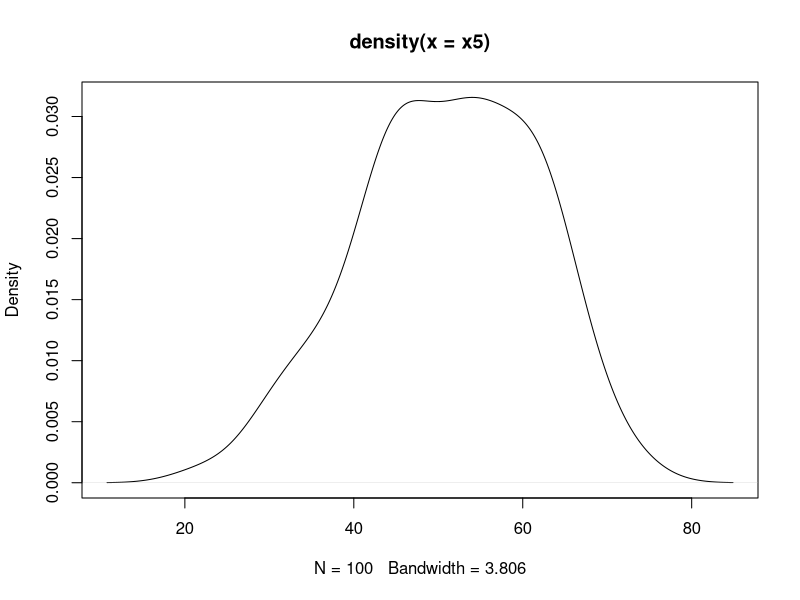

This chart was generated by the following R code:
#Data Structures
#Vectors----
x1 = 1:50  # vector of numeric values from 1 to 50
x1  # print vector
(x2 = 1:100) # create and print together
x2
x3 = c(3,6,10,5,7)
?c
x3
length(x3)
mean(x3)
max(x3)
min(x3)
(x4 = seq(1,100, 3))
(x5 = rep(10,5))
?rep
str(x5)
(c1 = c('A', 'C', 'D','E','A'))
(c2 = c('Abhishek', 'Sreyan', 'Shubhara', 'Kaustubh', 'Anagha'))
str(c2)
(L1 = c(TRUE, FALSE, TRUE, F, T))
str(L1)
x4;c1;c2;L1
x4[1:10]
mean(x4[1:10])
c2[3]; c2[3:5];c2[c(1,5,2)]
L1[5]
table(c1)
x4
length(x4[x4 > 30 & x4 < 70])  # |
summary(x4)
min(x4); max(x4); mean(x4); median(x4)
#quantiles
quantile(x4)
x4
?rnorm
x5 = rnorm(100, mean=50, sd=10)
x5
plot(density(x5))
quantile(x5)
sort(x5)
#

#Matrix----
#rows x columns
length(50:73)
(m1 = matrix(50:73, nrow=4))  # create matrix no rows =4
(m2 = matrix(50:73, ncol=4, byrow = T))
m1[1,1] ; m1[1,5]; m1[4,6]
m1[,1:2]; m1[,c(2,5)]
m1
m1[1:2,]; m1[c(2,4),]
m1[1:2,1:2]
m1[1,]
rbind(m1[,3], m1[,5])
m1
colSums(m1) # column means
rowSums(m1)
colMeans(m1)
rowMeans(m1)
t(m1)
m1
#Array----
4*3*2 # 4 products - 3 locations - 2 coy : salesqty
salesqty = ceiling(rnorm(24, mean=50, sd=15))
#salesqty2 = as.vector(m1)  #salesqty2
salesqty; length(salesqty)
a1 = array(salesqty, dim=c(4,3,2))
a1
dimnames(a1) = list(c('P1','P2','P3','P4'), c('Delhi','Mumbai','Chennai'), c('coy1','coy2'))
a1
apply(a1, 1, sum) # sum of sales qty Product wise
apply(a1, 2, sum)
apply(a1, 3, sum)
apply(a1, 2, mean)
apply(a1, c(1,3), mean)
#explain this output

#DataFrame----

df1 = data.frame(rollno=c(1,2,3,4,5), name=c('Abhishek', 'Sreyan', 'Shubhara', 'Kaustubh', 'Anagha'))
df1
